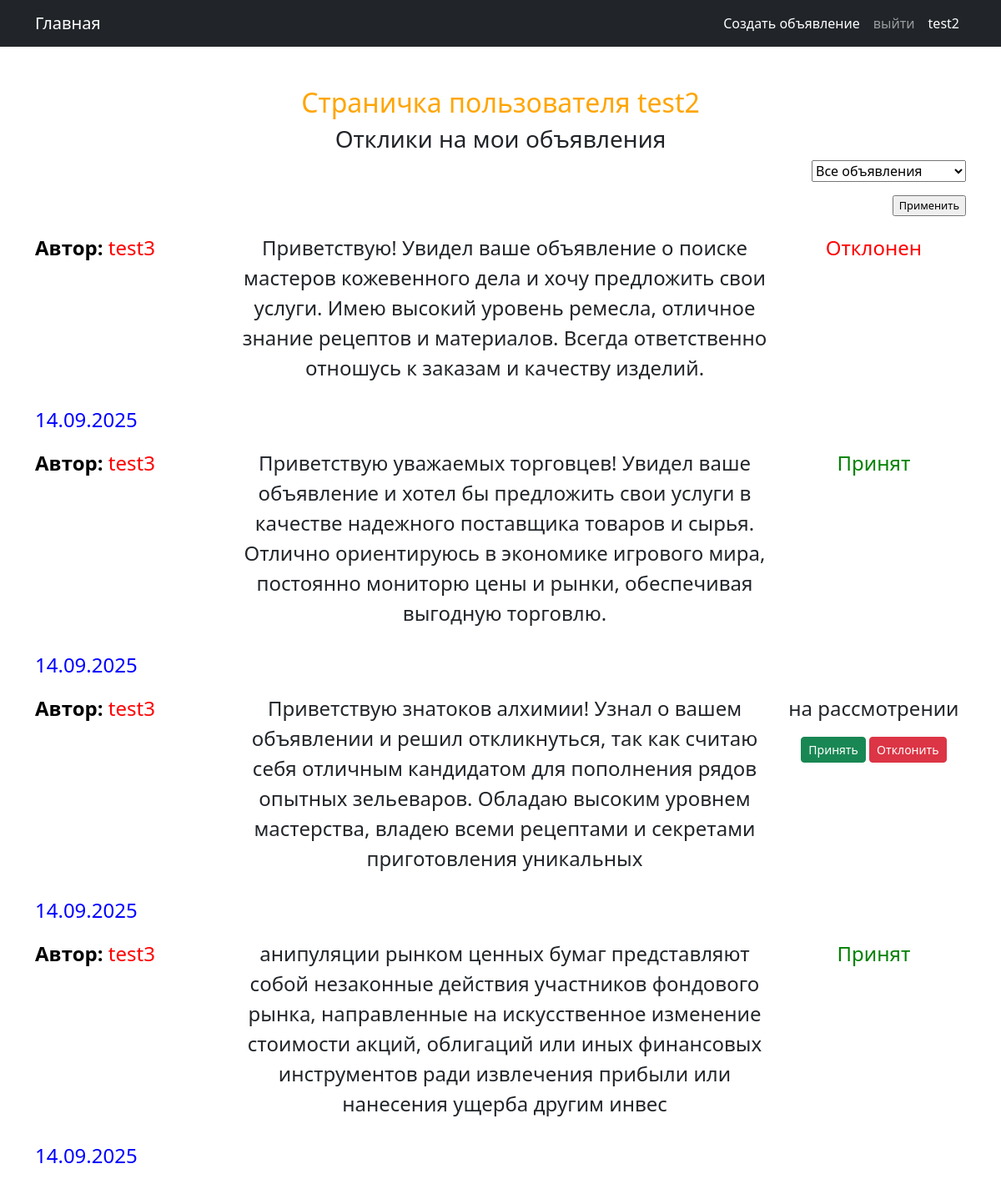
Page /ad/profile/ (signed in) on the committed database.
### notice/models.py (models this page shows, shortened)
class Comment(models.Model):
    STATUS_CHOICES = (("pending","на рассмотрении"),("accept","принят"),("reject","отклонен"))
    ad = models.ForeignKey(Ad, on_delete=models.CASCADE)
    user = models.ForeignKey(User, on_delete=models.CASCADE)
    text = models.CharField(max_length=255)
    time_create = models.DateTimeField(auto_now_add=True)
    status = models.CharField(max_length=20, choices=STATUS_CHOICES, default="pending")
    class Meta:
        verbose_name = 'Отклик'
        verbose_name_plural = 'Отклики'

### notice/views.py (the view)
# urls.py: path('profile/', Profile.as_view(), name='profile'),
class Profile(LoginRequiredMixin, ListView):
    model = Comment
    context_object_name = 'comments'
    template_name = 'ad/profile.html'
    def get_queryset(self):
        queryset = super().get_queryset().filter(ad__user=self.request.user)
        self.filter = CommentFilter(self.request.GET, queryset, request=self.request.user)
        return self.filter.qs
    def get_context_data(self, **kwargs):
        context = super().get_context_data(**kwargs)
        context["filter"] = self.filter
        return context

### notice/models.py (called while the page is built)
    def __str__(self):
        return self.heading

### templates/ad/profile.html (shortened to what this page needs)
{% extends 'flatpages/default.html' %}
{% block content %}
<h2 style="color: orange;">Страничка пользователя  {{user.username}}</h2>
<h3>Отклики на мои объявления</h3>
<div style="display: flex; justify-content: flex-end; margin-bottom: 20px;">
    <form action="" method="get">
        {{ filter.form.as_p }}
        <input style="font-size: 0.8em; float: right;" type="submit" value="Применить">
    </form>
</div>
<div style="display: flex; flex-direction: column;">
    {% for comment in comments %}
    <div style="display: flex; align-items: flex-start; margin-bottom: 10px;">
        <div style="flex: 1; margin-right: 10px;">
            <p style="font-size: 1.5em;text-align: left;"><strong style="color: black;">Автор:</strong> <span style="color: red;">{{comment.user}}</span></p>
        </div>
        <div style="flex: 3;">
            <p style="font-size: 1.5em;">{{comment.text}}</p>
        </div>
        <div style="flex: 1;">
            <p style="font-size: 1.5em;">
                {% if comment.status == 'accept' %}
                    <span style="color: green;">Принят</span>
                {% elif comment.status == 'reject' %}
                    <span style="color: red;">Отклонен</span>
                {% else %}
                    {{comment.get_status_display}}
                {% endif %}
            </p>
            {% if comment.status == 'pending' %}
            <a href="{% url 'comment_accept' comment.id %}" class="btn btn-success btn-sm">Принять</a>
            <a href="{% url 'comment_reject' comment.id %}" class="btn btn-danger btn-sm">Отклонить</a>
            {% endif %}
        </div>
    </div>
    <p style="font-size: 1.5em;text-align: left; color: blue;">{{comment.time_create|date:"d.m.Y"}}</p>
    {% endfor %}
</div>
{% endblock content %}

### templates/flatpages/default.html (shortened to what this page needs)
<!DOCTYPE html>
<html lang="en">
    <head>
        {% load static %}
        <link href="{% static 'css/styles.css' %}" rel="stylesheet" />
    </head>
    <body>
        <nav class="navbar navbar-expand-lg navbar-dark bg-dark">
            <div class="container">
                <a class="navbar-brand" href="{% url 'ad_list' %}">Главная</a>
                <div class="collapse navbar-collapse" id="navbarSupportedContent">
                    <ul class="navbar-nav ms-auto mb-2 mb-lg-0">
                        <li class="nav-item"><a class="nav-link active" aria-current="page" href="{% url 'create'  %}">Создать объявление</a></li>
                        {% if request.user.is_authenticated %}
                        <li class="nav-item"><a class="nav-link" href="/accounts/logout/">выйти</a></li>
                        {% else %}
                        <li class="nav-item"><a class="nav-link" href="{% url 'account_login' %}">войти</a></li>
                        {% endif %}
                        <li class="nav-item"><a class="nav-link active" aria-current="page" href="{% url 'profile'  %}">{{user.username}}</a></li>
                    </ul>
                </div>
            </div>
        </nav>
        <div class="container">
            <div class="text-center mt-5">
                {% block content %}{% endblock content %}
            </div>
        </div>
    </body>
</html>

### rows in the picture
Comment: user "test3", text "Приветствую! Увидел ваше объявление о поиске мастеров кожевенного дела и хочу предложить свои услуги. Имею высокий уровень ремесла, отличное знание рецептов и материалов. Всегда ответственно отношусь к заказам и качеству изделий.", status "Отклонен", time_create "14.09.2025"
Comment: user "test3", text "Приветствую уважаемых торговцев! Увидел ваше объявление и хотел бы предложить свои услуги в качестве надежного поставщика товаров и сырья. Отлично ориентируюсь в экономике игрового мира, постоянно мониторю цены и рынки, обеспечивая выгодную торговлю.", status "Принят", time_create "14.09.2025"
Comment: user "test3", text "Приветствую знатоков алхимии! Узнал о вашем объявлении и решил откликнуться, так как считаю себя отличным кандидатом для пополнения рядов опытных зельеваров. Обладаю высоким уровнем мастерства, владею всеми рецептами и секретами приготовления уникальных", status "на рассмотрении", shows "Принять", time_create "14.09.2025"
Comment: user "test3", text "анипуляции рынком ценных бумаг представляют собой незаконные действия участников фондового рынка, направленные на искусственное изменение стоимости акций, облигаций или иных финансовых инструментов ради извлечения прибыли или нанесения ущерба другим инвес", status "Принят", time_create "14.09.2025"

### other values in the picture
{{ user.username }} "test2"
